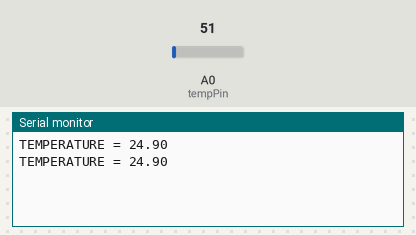
Simulated run of this sketch. Board: Arduino Uno, built with avr-gcc and run on an emulated ATmega328P. Shown: the last lines printed to the serial monitor. Inputs (shaded band) come from the test bench; at power-on: A0 (tempPin) = 51.

Above: at 1.8 s.
1.9 s: A0 (tempPin) set to 61
At 2.7 s:
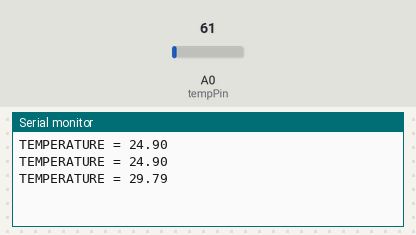
3.4 s: A0 (tempPin) set to 71
At 4.8 s:
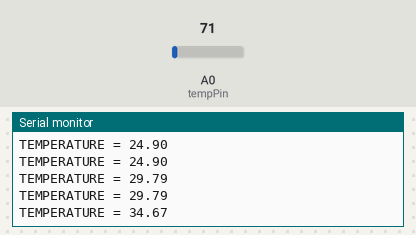
Timing chart, 0 to 6.4 s (numbered marks = the images above; inputs shaded):
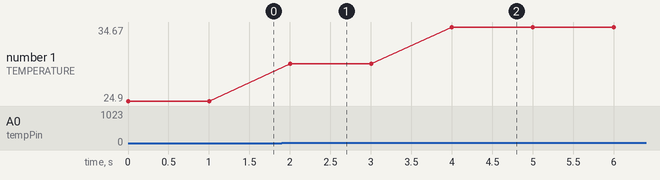

The sketch:

Arduino_LM35.ino
```cpp
float temp;//Variable to read store temperature reading
int tempPin = 0;// Initialize A0 pin to read temperature data
void setup() {
  Serial.begin(9600);
}
void loop() {
  temp = analogRead(tempPin);// read analog volt from sensor and save to variable temp
  temp = temp * 0.48828125;  // convert the analog volt to its temperature equivalent
  Serial.print("TEMPERATURE = ");
  Serial.print(temp); // display temperature value
  Serial.println();
  delay(1000); // update sensor reading each one second
}
```

Measured:
- after the input at 1.9 s, the serial monitor: prints a new line after 0.10 s (image 1)
- after the input at 3.4 s, the serial monitor: prints a new line after 0.60 s (image 2)
- plotted number 1: 24.9 → 29.79 after the input at 1.9 s, 29.79 → 34.67 after the input at 3.4 s
